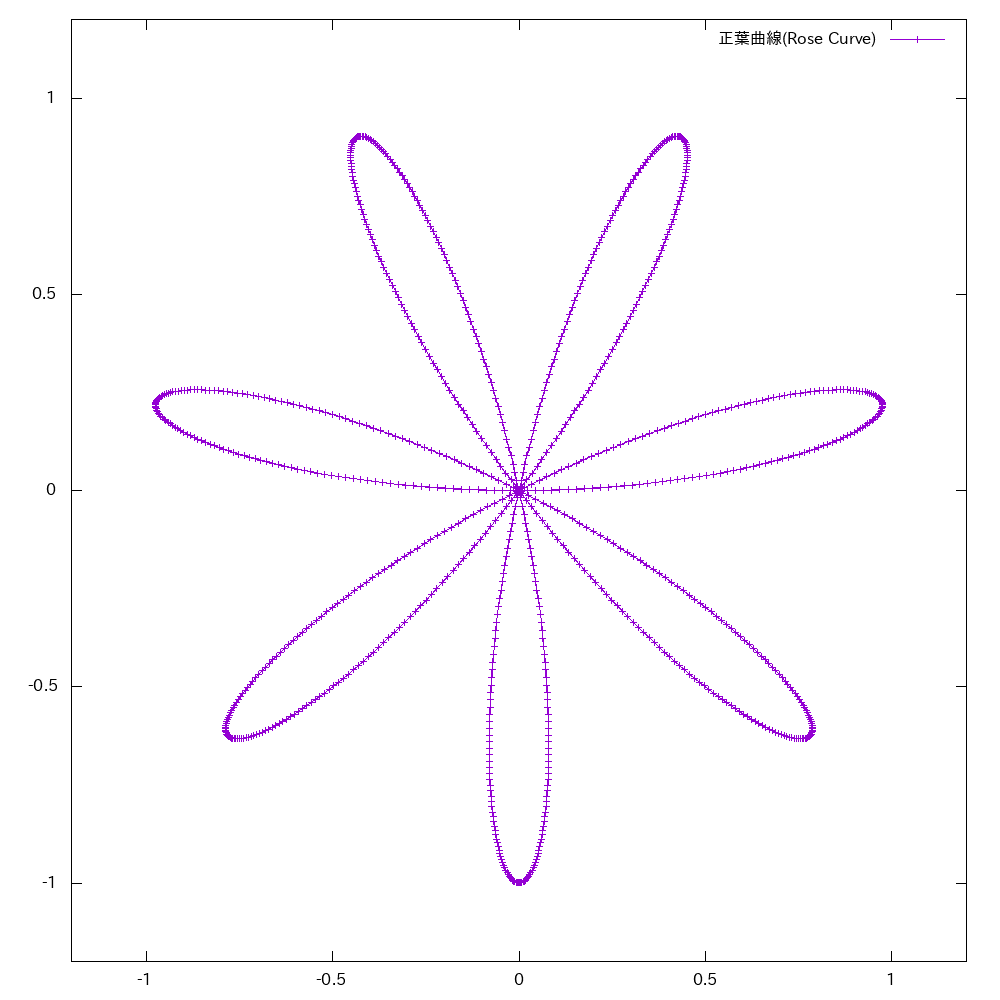

gnuplot code for this plot:
#!/usr/bin/gnuplot

set terminal png font "VL PGothic" size 1000,1000
set out "rose_curve.png"

set parametric

set samples 1000
set xrange [-1.2:1.2]
set yrange [-1.2:1.2]

plot [0:2*pi] cos(t)*sin(7*t), sin(t)*sin(7*t) title "正葉曲線(Rose Curve)" with linespoints 
